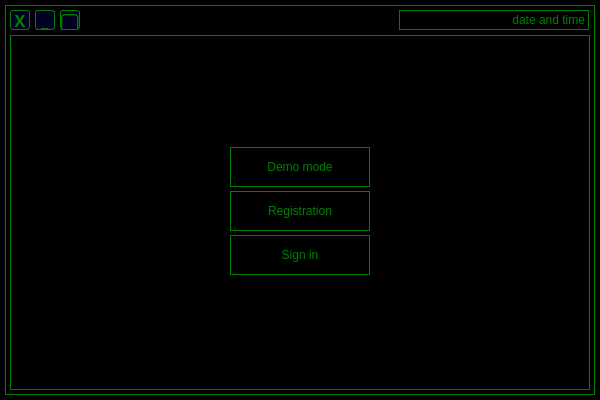
<?xml version="1.0" encoding="UTF-8"?>
<ui version="4.0">
 <class>AtmMainWidget</class>
 <widget class="QMainWindow" name="AtmMainWidget">
  <property name="geometry">
   <rect>
    <x>0</x>
    <y>0</y>
    <width>600</width>
    <height>400</height>
   </rect>
  </property>
  <property name="windowTitle">
   <string>MainWindow</string>
  </property>
  <property name="styleSheet">
   <string notr="true">background-color: black;</string>
  </property>
  <widget class="QWidget" name="centralwidget">
   <widget class="QFrame" name="main_fraim">
    <property name="geometry">
     <rect>
      <x>5</x>
      <y>5</y>
      <width>590</width>
      <height>390</height>
     </rect>
    </property>
    <property name="styleSheet">
     <string notr="true">border:1px solid green;
background-color:black;</string>
    </property>
    <property name="frameShape">
     <enum>QFrame::StyledPanel</enum>
    </property>
    <property name="frameShadow">
     <enum>QFrame::Raised</enum>
    </property>
    <widget class="QPushButton" name="maximize_button">
     <property name="geometry">
      <rect>
       <x>55</x>
       <y>5</y>
       <width>20</width>
       <height>20</height>
      </rect>
     </property>
     <property name="font">
      <font>
       <family>Tlwg Mono</family>
       <pointsize>17</pointsize>
      </font>
     </property>
     <property name="styleSheet">
      <string notr="true">background-color:rgb(2, 0, 35);
color:green;
border: 1px solid green;
border-radius: 3px;
</string>
     </property>
     <property name="text">
      <string>▢</string>
     </property>
    </widget>
    <widget class="QPushButton" name="exit_button">
     <property name="geometry">
      <rect>
       <x>5</x>
       <y>5</y>
       <width>20</width>
       <height>20</height>
      </rect>
     </property>
     <property name="font">
      <font>
       <family>Tlwg Mono</family>
       <pointsize>12</pointsize>
       <weight>75</weight>
       <bold>true</bold>
      </font>
     </property>
     <property name="styleSheet">
      <string notr="true">background-color:rgb(2, 0, 35);
color:green;
border: 1px solid green;
border-radius: 3px;

</string>
     </property>
     <property name="text">
      <string>X</string>
     </property>
    </widget>
    <widget class="QPushButton" name="minimize_button">
     <property name="geometry">
      <rect>
       <x>30</x>
       <y>5</y>
       <width>20</width>
       <height>20</height>
      </rect>
     </property>
     <property name="font">
      <font>
       <family>Tlwg Mono</family>
       <pointsize>12</pointsize>
      </font>
     </property>
     <property name="styleSheet">
      <string notr="true">background-color:rgb(2, 0, 35);
color:green;
border: 1px solid green;
border-radius: 3px;
</string>
     </property>
     <property name="text">
      <string>_</string>
     </property>
    </widget>
    <widget class="QFrame" name="secondary_frame">
     <property name="geometry">
      <rect>
       <x>5</x>
       <y>30</y>
       <width>580</width>
       <height>355</height>
      </rect>
     </property>
     <property name="frameShape">
      <enum>QFrame::StyledPanel</enum>
     </property>
     <property name="frameShadow">
      <enum>QFrame::Raised</enum>
     </property>
     <widget class="QPushButton" name="demo_mode_button">
      <property name="geometry">
       <rect>
        <x>220</x>
        <y>112</y>
        <width>140</width>
        <height>40</height>
       </rect>
      </property>
      <property name="styleSheet">
       <string notr="true">color:green;</string>
      </property>
      <property name="text">
       <string>Demo mode</string>
      </property>
     </widget>
     <widget class="QPushButton" name="registration_button">
      <property name="geometry">
       <rect>
        <x>220</x>
        <y>156</y>
        <width>140</width>
        <height>40</height>
       </rect>
      </property>
      <property name="styleSheet">
       <string notr="true">color:green;</string>
      </property>
      <property name="text">
       <string>Registration</string>
      </property>
     </widget>
     <widget class="QPushButton" name="login_button">
      <property name="geometry">
       <rect>
        <x>220</x>
        <y>200</y>
        <width>140</width>
        <height>40</height>
       </rect>
      </property>
      <property name="styleSheet">
       <string notr="true">color:green;</string>
      </property>
      <property name="text">
       <string>Sign in</string>
      </property>
     </widget>
    </widget>
    <widget class="QLabel" name="timedate_label">
     <property name="geometry">
      <rect>
       <x>394</x>
       <y>5</y>
       <width>190</width>
       <height>20</height>
      </rect>
     </property>
     <property name="styleSheet">
      <string notr="true">color:green;</string>
     </property>
     <property name="text">
      <string>date and time</string>
     </property>
     <property name="alignment">
      <set>Qt::AlignRight|Qt::AlignTrailing|Qt::AlignVCenter</set>
     </property>
    </widget>
   </widget>
  </widget>
 </widget>
 <resources/>
 <connections>
  <connection>
   <sender>exit_button</sender>
   <signal>clicked()</signal>
   <receiver>AtmMainWidget</receiver>
   <slot>close()</slot>
   <hints>
    <hint type="sourcelabel">
     <x>18</x>
     <y>14</y>
    </hint>
    <hint type="destinationlabel">
     <x>167</x>
     <y>106</y>
    </hint>
   </hints>
  </connection>
  <connection>
   <sender>minimize_button</sender>
   <signal>clicked()</signal>
   <receiver>AtmMainWidget</receiver>
   <slot>showMinimized()</slot>
   <hints>
    <hint type="sourcelabel">
     <x>43</x>
     <y>10</y>
    </hint>
    <hint type="destinationlabel">
     <x>160</x>
     <y>68</y>
    </hint>
   </hints>
  </connection>
 </connections>
</ui>
